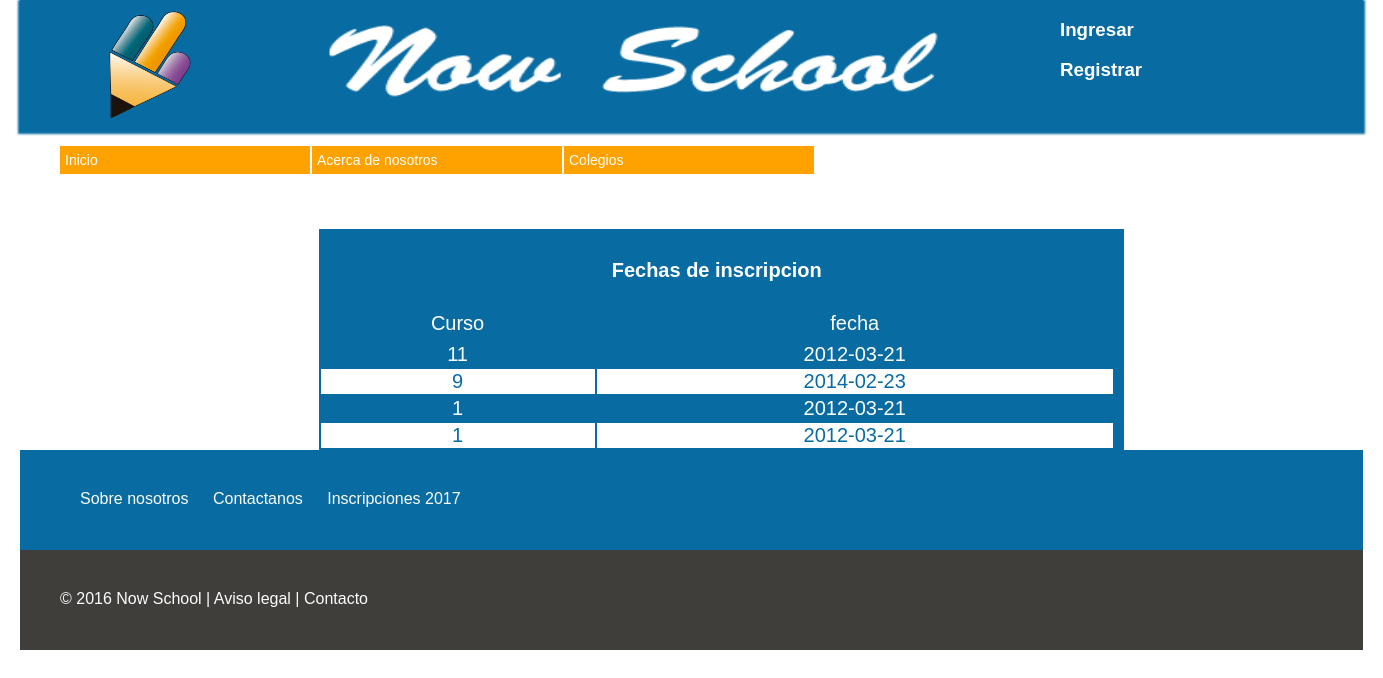
/ver_grado.php, run on the app's committed database.
### tables this page shows
CREATE TABLE `grados` (
  `id_grado` int(11) NOT NULL AUTO_INCREMENT,
  `curso` int(10) DEFAULT NULL,
  `año` int(10) DEFAULT NULL,
  `posicion` int(4) DEFAULT NULL,
  `fecha_de_inscripcion` date DEFAULT NULL,
  `fecha_limite_inscripcion` date DEFAULT NULL,
  PRIMARY KEY (`id_grado`)
);

### database/utilidades_sql.php (called while the page is built, shortened)
<?php
$MySqli = new MySqli (DB_HOST,DB_USER,DB_PASSWORD,DB_DATABASE);
mysqli_set_charset($MySqli, 'utf8');
function get_grado ()
{
	global $MySqli;
	$sql = "SELECT * FROM grados ORDER BY curso DESC";
	return $MySqli -> query($sql);
}
 ?>

### ver_grado.php (the view)
<?php
include_once ('php/header.inc');
?>
<?php
include_once('database/utilidades_sql.php');
$result = get_grado();
?>
<div id="contenedor_vista_grado">
 <div class="vista_grado"><br>
	    <table class="formatabla">
	    <tr><td colspan="2">
	    <h4>Fechas de inscripcion</h4><td></tr>
	    <tr><td>Curso</td><td>fecha</td></tr>
	    <tr><td></td></tr>
<?php
$j=1;
while ($datos_grado = $result -> fetch_assoc()) {
	if ($j%2==0){
	        echo "<tr class='formatablatr0'><td>".$datos_grado ['curso']."</td><td>".$datos_grado ['fecha_de_inscripcion']."</td></tr>";
	 }else{
	 		echo "<tr class='formatablatr1'><td>".$datos_grado ['curso']."</td><td>".$datos_grado ['fecha_de_inscripcion']."</td></tr>";
	 }
 	$j++;
 } ?>
</table>
    </div>
</div>
<?php
include_once ('php/footer.inc');
?>

### css/estilo.css (style rules this page uses)
body { margin: auto; width: 1343px; font-family: helvetica; }
.formatabla { width: 60%; background-color:#086CA2; color:white; margin: auto; }
.formatablatr1 { color: white; background-color:#086CA2; }
.formatablatr0 { color: #086CA2; background-color: white; text-align: center; }
.vista_grado { width: 100%; color:black; text-align: center; float: left; }
#contenedor_vista_grado { margin-top: 10px; width: 100%; color: black; font-size: 20px; padding-left: 30px; float: left; }

### data on the page
grados: curso "11", fecha_de_inscripcion "2012-03-21"
grados: curso "9", fecha_de_inscripcion "2014-02-23"
grados: curso "1", fecha_de_inscripcion "2012-03-21"
grados: curso "1", fecha_de_inscripcion "2012-03-21"
